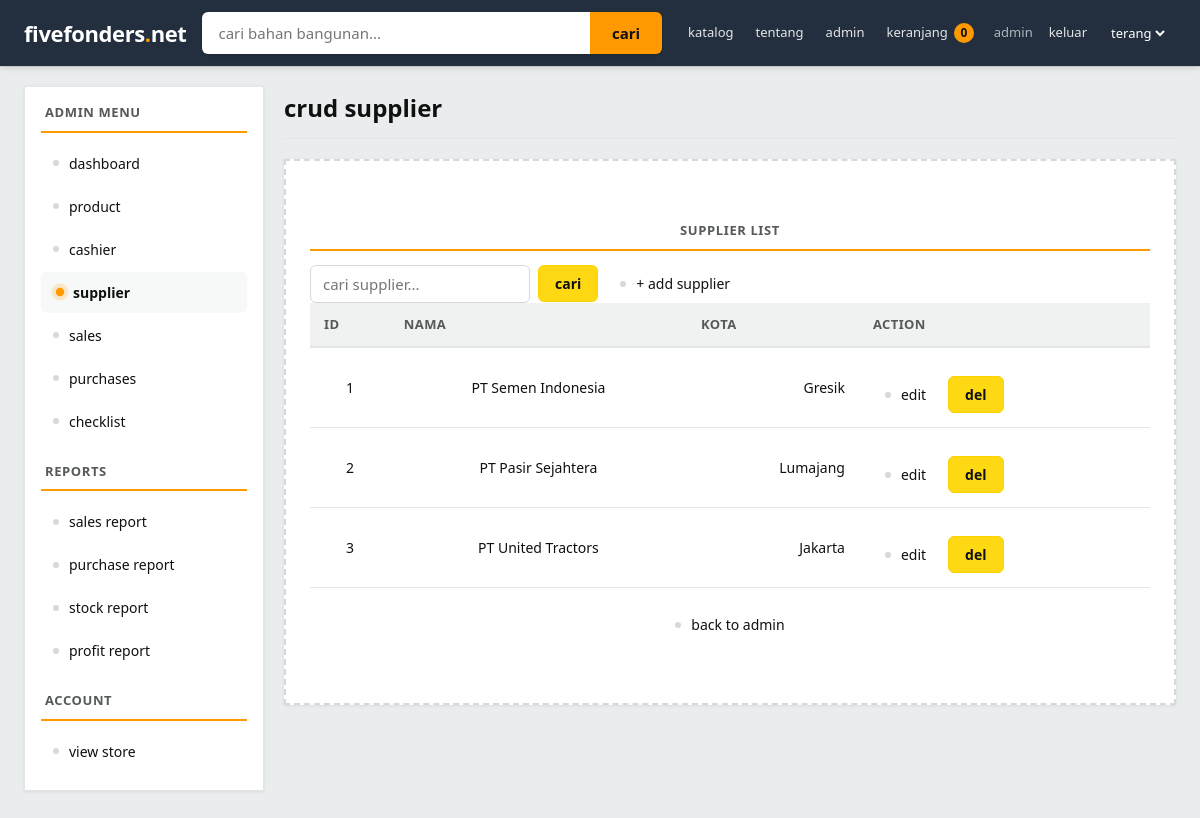
/admin/supplier/supplier.php (signed in), run on the app's committed database.
### tables this page shows
CREATE TABLE IF NOT EXISTS supplier (
    id_supplier INT AUTO_INCREMENT PRIMARY KEY,
    nama_supplier VARCHAR(50) UNIQUE NOT NULL,
    kota VARCHAR(30) DEFAULT NULL
);

### admin/supplier/supplier.php (the view, shortened to what this page needs)
<?php
require_once __DIR__ . '/../../config/database.php';
$cari = trim($_GET['cari'] ?? '');
if ($cari !== '') {
    $stmt = mysqli_prepare($koneksi, 'SELECT id_supplier, nama_supplier, kota FROM supplier WHERE nama_supplier LIKE CONCAT("%", ?, "%") OR kota LIKE CONCAT("%", ?, "%") ORDER BY id_supplier');
    if ($stmt) {
        mysqli_stmt_bind_param($stmt, 'ss', $cari, $cari);
        mysqli_stmt_execute($stmt);
        $result = mysqli_stmt_get_result($stmt);
    } else {
        $result = mysqli_query($koneksi, 'SELECT id_supplier, nama_supplier, kota FROM supplier ORDER BY id_supplier');
    }
} else {
    $result = mysqli_query($koneksi, 'SELECT id_supplier, nama_supplier, kota FROM supplier ORDER BY id_supplier');
}
?>
<!DOCTYPE html>
<html lang="en">
<head>
    <link rel="stylesheet" href="../../assets/style.css?v=3">
</head>
<body class="marketpage themelight">
    <?php require __DIR__ . '/../../home/partials/topbar.php'; ?>
    <div class="layout">
        <?php require __DIR__ . '/../../home/partials/sidebaradmin.php'; ?>
        <div class="content">
            <div class="heading">crud supplier</div>
            <div class="emptybox">
                <div class="sidetitle">supplier list</div>
                <div class="actionrow">
                    <form method="get" action="supplier.php" class="form" style="margin:0">
                        <input type="text" name="cari" class="forminput" placeholder="cari supplier..." value="<?= htmlspecialchars($cari) ?>">
                        <button type="submit" class="enterbtn">cari</button>
                    </form>
                    <a href="addsupplier.php" class="sidelink">+ add supplier</a>
                </div>
                <table class="carttable">
                    <tr class="cartheader">
                        <th class="cartcell">id</th>
                        <th class="cartcell">nama</th>
                        <th class="cartcell">kota</th>
                        <th class="cartcell">action</th>
                    </tr>
                    <?php while ($s = mysqli_fetch_assoc($result)): ?>
                    <tr class="cartrow">
                        <td class="cartcell"><?= (int) $s['id_supplier'] ?></td>
                        <td class="cartcell"><?= htmlspecialchars($s['nama_supplier']) ?></td>
                        <td class="cartcell"><?= htmlspecialchars($s['kota']) ?></td>
                        <td class="cartcell">
                            <div class="actionrow">
                                <a href="editsupplier.php?id_supplier=<?= (int) $s['id_supplier'] ?>" class="sidelink">edit</a>
                                <form method="post" action="delsupplier.php" style="display:inline" onsubmit="return confirmdelete();">
                                    <button type="submit" class="enterbtn">del</button>
                                </form>
                            </div>
                        </td>
                    </tr>
                    <?php endwhile; ?>
                </table>
                <div class="backlink"><a href="../admin.php" class="sidelink">back to admin</a></div>
            </div>
        </div>
    </div>
</body>
</html>

### assets/style.css (style rules this page uses)
* { box-sizing: border-box; }
:root { --bgpage: #EAEDED; --bgpanel: #232F3E; --bgpanel2: #131921; --bgcard: #FFFFFF; --bginput: #FFFFFF; --bgsoft: #F7F8F8; --bgsoft2: #F0F2F2; --border: #E3E6E6; --borderstrong: #D5D9D9; --textmain: #0F1111; --textdim: #565959; --textmute: #6B7280; --linkcolor: #007185; --linkhover: #C7511F; --brand: #FFFFFF; --branddark: #232F3E; --accent: #FF9900; --accentdark: #E77600; --danger: #B12704; --success: #067D62; --btnbg: #FFD814; --btnborder: #FCD200; --btntext: #0F1111; --btnsecondary: #FFFFFF; --btnsecondaryborder: #D5D9D9; --tableheader: #F0F2F2; --shadow: 0 1px 3px rgba(15,17,17,0.08); --shadowhover: 0 4px 14px rgba(15,17,17,0.14); --radius: 0; --radius-sm: 6px; --font: "Segoe UI", "Helvetica Neue", Arial, sans-serif; }
body { margin: 0; padding: 0; font-family: var(--font); font-size: 16px; line-height: 1.5; background-color: var(--bgpage); color: var(--textmain); -webkit-font-smoothing: antialiased; }
a { color: var(--linkcolor); text-decoration: none; }
.form { margin: 0; }
.enterbtn { background-color: var(--btnbg); color: var(--btntext); border: 1px solid var(--btnborder); border-radius: var(--radius-sm); padding: 11px 22px; font-size: 15px; font-weight: 700; cursor: pointer; font-family: var(--font); transition: background-color 0.15s ease, transform 0.1s ease; text-decoration: none; display: inline-flex; align-items: center; justify-content: center; }
.marketpage { background-color: var(--bgpage); color: var(--textmain); min-height: 100vh; }
.layout { display: flex; min-height: calc(100vh - 68px); width: 100%; max-width: 100%; margin: 0 auto; gap: 20px; padding: 20px 24px 40px; }
.sidetitle { font-size: 13px; font-weight: 700; margin: 20px 0 10px; color: var(--textdim); text-transform: uppercase; letter-spacing: 0.6px; padding: 0 4px 8px; border-bottom: 2px solid var(--accent); }
.sidelink { display: flex; align-items: center; gap: 10px; color: var(--textmain); text-decoration: none; font-size: 14px; margin-bottom: 2px; padding: 10px 12px; border-radius: var(--radius-sm); transition: background-color 0.12s ease, color 0.12s ease, padding-left 0.12s ease; position: relative; }
.sidelink::before { content: ""; width: 6px; height: 6px; border-radius: 50%; background-color: var(--borderstrong); flex-shrink: 0; transition: background-color 0.12s ease, transform 0.12s ease; }
.content { flex: 1; background-color: transparent; border: none; padding: 0; min-width: 0; }
.heading { font-size: 24px; font-weight: 700; color: var(--textmain); margin: 4px 0 20px; padding-bottom: 12px; border-bottom: 1px solid var(--border); background: none; border-left: none; border-right: none; border-top: none; text-align: left; }
.actionrow { display: flex; gap: 10px; align-items: center; margin-top: 14px; flex-wrap: wrap; }
.backlink { display: inline-block; color: var(--linkcolor); font-size: 15px; margin-bottom: 16px; text-decoration: none; font-weight: 500; }
.emptybox { border: 2px dashed var(--borderstrong); border-radius: var(--radius); padding: 40px 24px; background-color: var(--bgcard); text-align: center; color: var(--textdim); font-size: 15px; box-shadow: var(--shadow); }
.carttable { width: 100%; border-collapse: collapse; margin-bottom: 16px; background-color: var(--bgcard); }
.cartheader { background-color: var(--tableheader); }
.cartheader th { font-size: 13px; font-weight: 700; color: var(--textdim); text-transform: uppercase; letter-spacing: 0.4px; text-align: left; padding: 12px 14px; border-bottom: 2px solid var(--border); }
.cartrow { border-bottom: 1px solid var(--border); }
.cartcell { padding: 14px; font-size: 14px; color: var(--textmain); border: none; }
.cartrow:last-child .cartcell { border-bottom: none; }
.carttable .cartrow .cartcell:nth-child(3), .carttable .cartrow .cartcell:nth-child(4), .carttable .cartrow .cartcell:nth-child(5) { text-align: right; }
.forminput { width: 100%; max-width: 340px; padding: 11px 14px; border: 1px solid var(--borderstrong); border-radius: var(--radius-sm); font-size: 15px; background-color: var(--bginput); color: var(--textmain); font-family: var(--font); }
.actionrow .enterbtn { font-size: 14px; padding: 8px 16px; }
.actionrow .sidelink { padding: 8px 12px; margin: 0; }
.actionrow form { display: inline-flex; gap: 8px; align-items: center; }
.actionrow .forminput { max-width: 220px; padding: 8px 12px; }
html { scroll-behavior: smooth; }

### data on the page
supplier: id_supplier "1", nama_supplier "PT Semen Indonesia", kota "Gresik"
supplier: id_supplier "2", nama_supplier "PT Pasir Sejahtera", kota "Lumajang"
supplier: id_supplier "3", nama_supplier "PT United Tractors", kota "Jakarta"

### other printed values
$topbarcartcount "0"
$topuser "admin"
